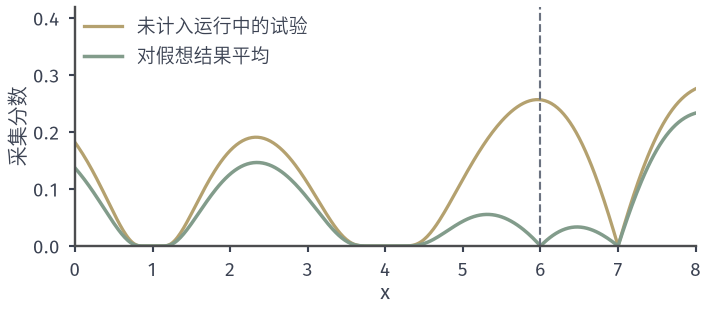

The script that drew this image:
from pathlib import Path
import sys
ROOT = next(p for p in Path(__file__).resolve().parents if (p/'build.sh').is_file() and (p/'tex/book.tex').is_file())
sys.path.insert(0, str(ROOT/'figures/05-optimization/05-stochastic-optimization/matplotlib/bo-common'))
from bo_common import *
# 未完成点 xp=6：对假想结果积分（后验分位点 201 个）后的 EI。
xo=np.array(RUN_X[:3]);yo=f(xo);xp=6.0;b0=yo.min()
m,v=posterior(xo,yo,XG);s=np.sqrt(v);E0=ei(b0,m,s)
mp,sp2=posterior(xo,yo,[xp]);sp=float(np.sqrt(sp2[0]));mp=float(mp[0])
us=(np.arange(201)+.5)/201;zs=np.array([norm_ppf(u) for u in us]);Ef=np.zeros_like(XG)
for z in zs:
    yp=mp+sp*z;X=np.append(xo,xp);Y=np.append(yo,yp);m1,v1=posterior(X,Y,XG);Ef+=ei(min(b0,yp),m1,np.sqrt(v1))
Ef/=len(zs)
fig,ax=figure(width_mm=100,height_mm=44)
ax.plot(XG,E0,color=YELLOW,lw=1.3,label='未计入运行中的试验');ax.plot(XG,Ef,color=GREEN,lw=1.4,label='对假想结果平均')
ax.axvline(xp,color=MUTED,lw=.85,ls='--');ax.legend(loc='upper left',borderpad=0)
ax.set_xlim(0,8);ax.set_xticks(range(9));ax.set_ylim(0,.42);axes_style(ax,'$x$','采集分数')
print('E0 argmax',XG[E0.argmax()],'Ef argmax',XG[Ef.argmax()],Ef.max(),'E0(6)',float(E0[300]),'Ef(6)',float(Ef[300]),'mp sp',mp,sp)
FACTS={'pending':xp}
save(fig, Path(__file__).resolve().parent, 'figure', FACTS)
